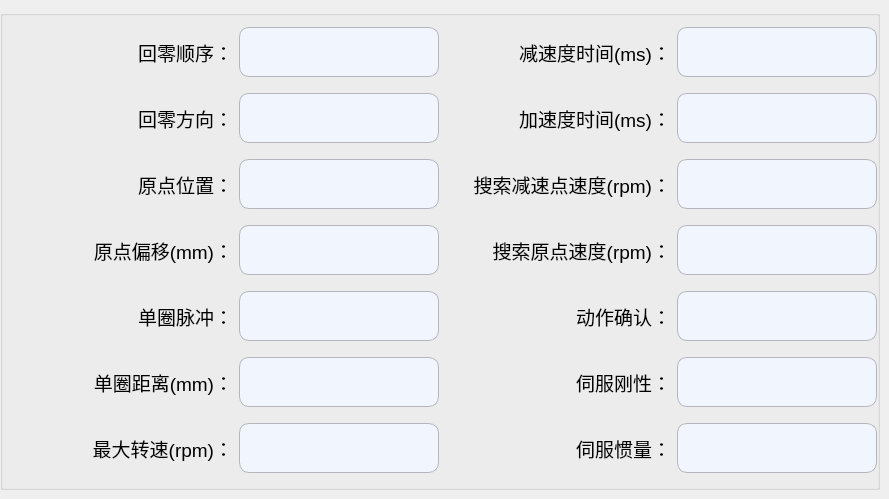
     <widget class="QWidget" name="page_7">
      <widget class="QGroupBox" name="groupBox">
       <property name="geometry">
        <rect>
         <x>0</x>
         <y>10</y>
         <width>880</width>
         <height>480</height>
        </rect>
       </property>
       <property name="minimumSize">
        <size>
         <width>880</width>
         <height>480</height>
        </size>
       </property>
       <property name="maximumSize">
        <size>
         <width>880</width>
         <height>480</height>
        </size>
       </property>
       <property name="styleSheet">
        <string notr="true"/>
       </property>
       <property name="title">
        <string/>
       </property>
       <widget class="QWidget" name="layoutWidget">
        <property name="geometry">
         <rect>
          <x>6</x>
          <y>7</y>
          <width>871</width>
          <height>471</height>
         </rect>
        </property>
        <layout class="QGridLayout" name="gridLayout">
         <item row="0" column="0">
          <widget class="QLabel" name="label">
           <property name="font">
            <font>
             <pointsize>14</pointsize>
            </font>
           </property>
           <property name="layoutDirection">
            <enum>Qt::LeftToRight</enum>
           </property>
           <property name="text">
            <string>回零顺序：</string>
           </property>
           <property name="alignment">
            <set>Qt::AlignRight|Qt::AlignTrailing|Qt::AlignVCenter</set>
           </property>
          </widget>
         </item>
         <item row="0" column="1">
          <widget class="QLineEdit" name="lineEdit">
           <property name="minimumSize">
            <size>
             <width>200</width>
             <height>50</height>
            </size>
           </property>
           <property name="maximumSize">
            <size>
             <width>200</width>
             <height>50</height>
            </size>
           </property>
           <property name="font">
            <font>
             <pointsize>14</pointsize>
            </font>
           </property>
           <property name="styleSheet">
            <string notr="true">QLineEdit
{
    background-color:#F1F5FE;
    border-style:solid; /*边框风格*/
    border-width:1px;/*边框宽度*/
    border-color:#B4B6BC; /*边框颜色*/
    border-radius:10px; /*边框倒角*/
}</string>
           </property>
          </widget>
         </item>
         <item row="0" column="2">
          <widget class="QLabel" name="label_7">
           <property name="font">
            <font>
             <pointsize>14</pointsize>
            </font>
           </property>
           <property name="layoutDirection">
            <enum>Qt::LeftToRight</enum>
           </property>
           <property name="text">
            <string>减速度时间(ms)：</string>
           </property>
           <property name="alignment">
            <set>Qt::AlignRight|Qt::AlignTrailing|Qt::AlignVCenter</set>
           </property>
          </widget>
         </item>
         <item row="0" column="3">
          <widget class="QLineEdit" name="lineEdit_6">
           <property name="minimumSize">
            <size>
             <width>200</width>
             <height>50</height>
            </size>
           </property>
           <property name="maximumSize">
            <size>
             <width>200</width>
             <height>50</height>
            </size>
           </property>
           <property name="font">
            <font>
             <pointsize>14</pointsize>
            </font>
           </property>
           <property name="styleSheet">
            <string notr="true">QLineEdit
{
    background-color:#F1F5FE;
    border-style:solid; /*边框风格*/
    border-width:1px;/*边框宽度*/
    border-color:#B4B6BC; /*边框颜色*/
    border-radius:10px; /*边框倒角*/
}</string>
           </property>
          </widget>
         </item>
         <item row="1" column="0">
          <widget class="QLabel" name="label_2">
           <property name="font">
            <font>
             <pointsize>14</pointsize>
            </font>
           </property>
           <property name="layoutDirection">
            <enum>Qt::LeftToRight</enum>
           </property>
           <property name="text">
            <string>回零方向：</string>
           </property>
           <property name="alignment">
            <set>Qt::AlignRight|Qt::AlignTrailing|Qt::AlignVCenter</set>
           </property>
          </widget>
         </item>
         <item row="1" column="1">
          <widget class="QLineEdit" name="lineEdit_2">
           <property name="minimumSize">
            <size>
             <width>200</width>
             <height>50</height>
            </size>
           </property>
           <property name="maximumSize">
            <size>
             <width>200</width>
             <height>50</height>
            </size>
           </property>
           <property name="font">
            <font>
             <pointsize>14</pointsize>
            </font>
           </property>
           <property name="styleSheet">
            <string notr="true">QLineEdit
{
    background-color:#F1F5FE;
    border-style:solid; /*边框风格*/
    border-width:1px;/*边框宽度*/
    border-color:#B4B6BC; /*边框颜色*/
    border-radius:10px; /*边框倒角*/
}</string>
           </property>
          </widget>
         </item>
         <item row="1" column="2">
          <widget class="QLabel" name="label_11">
           <property name="font">
            <font>
             <pointsize>14</pointsize>
            </font>
           </property>
           <property name="layoutDirection">
            <enum>Qt::LeftToRight</enum>
           </property>
           <property name="text">
            <string>加速度时间(ms)：</string>
           </property>
           <property name="alignment">
            <set>Qt::AlignRight|Qt::AlignTrailing|Qt::AlignVCenter</set>
           </property>
          </widget>
         </item>
         <item row="1" column="3">
          <widget class="QLineEdit" name="lineEdit_13">
           <property name="minimumSize">
            <size>
             <width>200</width>
             <height>50</height>
            </size>
           </property>
           <property name="maximumSize">
            <size>
             <width>200</width>
             <height>50</height>
            </size>
           </property>
           <property name="font">
            <font>
             <pointsize>14</pointsize>
            </font>
           </property>
           <property name="styleSheet">
            <string notr="true">QLineEdit
{
    background-color:#F1F5FE;
    border-style:solid; /*边框风格*/
    border-width:1px;/*边框宽度*/
    border-color:#B4B6BC; /*边框颜色*/
    border-radius:10px; /*边框倒角*/
}</string>
           </property>
          </widget>
         </item>
         <item row="2" column="0">
          <widget class="QLabel" name="label_4">
           <property name="font">
            <font>
             <pointsize>14</pointsize>
            </font>
           </property>
           <property name="layoutDirection">
            <enum>Qt::LeftToRight</enum>
           </property>
           <property name="text">
            <string>原点位置：</string>
           </property>
           <property name="alignment">
            <set>Qt::AlignRight|Qt::AlignTrailing|Qt::AlignVCenter</set>
           </property>
          </widget>
         </item>
         <item row="2" column="1">
          <widget class="QLineEdit" name="lineEdit_3">
           <property name="minimumSize">
            <size>
             <width>200</width>
             <height>50</height>
            </size>
           </property>
           <property name="maximumSize">
            <size>
             <width>200</width>
             <height>50</height>
            </size>
           </property>
           <property name="font">
            <font>
             <pointsize>14</pointsize>
            </font>
           </property>
           <property name="styleSheet">
            <string notr="true">QLineEdit
{
    background-color:#F1F5FE;
    border-style:solid; /*边框风格*/
    border-width:1px;/*边框宽度*/
    border-color:#B4B6BC; /*边框颜色*/
    border-radius:10px; /*边框倒角*/
}</string>
           </property>
          </widget>
         </item>
         <item row="2" column="2">
          <widget class="QLabel" name="label_9">
           <property name="font">
            <font>
             <pointsize>14</pointsize>
            </font>
           </property>
           <property name="layoutDirection">
            <enum>Qt::LeftToRight</enum>
           </property>
           <property name="text">
            <string>搜索减速点速度(rpm)：</string>
           </property>
           <property name="alignment">
            <set>Qt::AlignRight|Qt::AlignTrailing|Qt::AlignVCenter</set>
           </property>
          </widget>
         </item>
         <item row="2" column="3">
          <widget class="QLineEdit" name="lineEdit_10">
           <property name="minimumSize">
            <size>
             <width>200</width>
             <height>50</height>
            </size>
           </property>
           <property name="maximumSize">
            <size>
             <width>200</width>
             <height>50</height>
            </size>
           </property>
           <property name="font">
            <font>
             <pointsize>14</pointsize>
            </font>
           </property>
           <property name="styleSheet">
            <string notr="true">QLineEdit
{
    background-color:#F1F5FE;
    border-style:solid; /*边框风格*/
    border-width:1px;/*边框宽度*/
    border-color:#B4B6BC; /*边框颜色*/
    border-radius:10px; /*边框倒角*/
}</string>
           </property>
          </widget>
         </item>
         <item row="3" column="0">
          <widget class="QLabel" name="label_3">
           <property name="font">
            <font>
             <pointsize>14</pointsize>
            </font>
           </property>
           <property name="layoutDirection">
            <enum>Qt::LeftToRight</enum>
           </property>
           <property name="text">
            <string>原点偏移(mm)：</string>
           </property>
           <property name="alignment">
            <set>Qt::AlignRight|Qt::AlignTrailing|Qt::AlignVCenter</set>
           </property>
          </widget>
         </item>
         <item row="3" column="1">
          <widget class="QLineEdit" name="lineEdit_4">
           <property name="minimumSize">
            <size>
             <width>200</width>
             <height>50</height>
            </size>
           </property>
           <property name="maximumSize">
            <size>
             <width>200</width>
             <height>50</height>
            </size>
           </property>
           <property name="font">
            <font>
             <pointsize>14</pointsize>
            </font>
           </property>
           <property name="styleSheet">
            <string notr="true">QLineEdit
{
    background-color:#F1F5FE;
    border-style:solid; /*边框风格*/
    border-width:1px;/*边框宽度*/
    border-color:#B4B6BC; /*边框颜色*/
    border-radius:10px; /*边框倒角*/
}</string>
           </property>
          </widget>
         </item>
         <item row="3" column="2">
          <widget class="QLabel" name="label_10">
           <property name="font">
            <font>
             <pointsize>14</pointsize>
            </font>
           </property>
           <property name="layoutDirection">
            <enum>Qt::LeftToRight</enum>
           </property>
           <property name="text">
            <string>搜索原点速度(rpm)：</string>
           </property>
           <property name="alignment">
            <set>Qt::AlignRight|Qt::AlignTrailing|Qt::AlignVCenter</set>
           </property>
          </widget>
         </item>
         <item row="3" column="3">
          <widget class="QLineEdit" name="lineEdit_12">
           <property name="minimumSize">
            <size>
             <width>200</width>
             <height>50</height>
            </size>
           </property>
           <property name="maximumSize">
            <size>
             <width>200</width>
             <height>50</height>
            </size>
           </property>
           <property name="font">
            <font>
             <pointsize>14</pointsize>
            </font>
           </property>
           <property name="styleSheet">
            <string notr="true">QLineEdit
{
    background-color:#F1F5FE;
    border-style:solid; /*边框风格*/
    border-width:1px;/*边框宽度*/
    border-color:#B4B6BC; /*边框颜色*/
    border-radius:10px; /*边框倒角*/
}</string>
           </property>
          </widget>
         </item>
         <item row="4" column="0">
          <widget class="QLabel" name="label_6">
           <property name="font">
            <font>
             <pointsize>14</pointsize>
            </font>
           </property>
           <property name="layoutDirection">
            <enum>Qt::LeftToRight</enum>
           </property>
           <property name="text">
            <string>单圈脉冲：</string>
           </property>
           <property name="alignment">
            <set>Qt::AlignRight|Qt::AlignTrailing|Qt::AlignVCenter</set>
           </property>
          </widget>
         </item>
         <item row="4" column="1">
          <widget class="QLineEdit" name="lineEdit_5">
           <property name="minimumSize">
            <size>
             <width>200</width>
             <height>50</height>
            </size>
           </property>
           <property name="maximumSize">
            <size>
             <width>200</width>
             <height>50</height>
            </size>
           </property>
           <property name="font">
            <font>
             <pointsize>14</pointsize>
            </font>
           </property>
           <property name="styleSheet">
            <string notr="true">QLineEdit
{
    background-color:#F1F5FE;
    border-style:solid; /*边框风格*/
    border-width:1px;/*边框宽度*/
    border-color:#B4B6BC; /*边框颜色*/
    border-radius:10px; /*边框倒角*/
}</string>
           </property>
          </widget>
         </item>
         <item row="4" column="2">
          <widget class="QLabel" name="label_52">
           <property name="font">
            <font>
             <pointsize>14</pointsize>
            </font>
           </property>
           <property name="layoutDirection">
            <enum>Qt::LeftToRight</enum>
           </property>
           <property name="text">
            <string>动作确认：</string>
           </property>
           <property name="alignment">
            <set>Qt::AlignRight|Qt::AlignTrailing|Qt::AlignVCenter</set>
           </property>
          </widget>
         </item>
         <item row="4" column="3">
          <widget class="QLineEdit" name="lineEdit_7">
           <property name="minimumSize">
            <size>
             <width>200</width>
             <height>50</height>
            </size>
           </property>
           <property name="maximumSize">
            <size>
             <width>200</width>
             <height>50</height>
            </size>
           </property>
           <property name="font">
            <font>
             <pointsize>14</pointsize>
            </font>
           </property>
           <property name="styleSheet">
            <string notr="true">QLineEdit
{
    background-color:#F1F5FE;
    border-style:solid; /*边框风格*/
    border-width:1px;/*边框宽度*/
    border-color:#B4B6BC; /*边框颜色*/
    border-radius:10px; /*边框倒角*/
}</string>
           </property>
          </widget>
         </item>
         <item row="5" column="0">
          <widget class="QLabel" name="label_5">
           <property name="font">
            <font>
             <pointsize>14</pointsize>
            </font>
           </property>
           <property name="layoutDirection">
            <enum>Qt::LeftToRight</enum>
           </property>
           <property name="text">
            <string>单圈距离(mm)：</string>
           </property>
           <property name="alignment">
            <set>Qt::AlignRight|Qt::AlignTrailing|Qt::AlignVCenter</set>
           </property>
          </widget>
         </item>
         <item row="5" column="1">
          <widget class="QLineEdit" name="lineEdit_11">
           <property name="minimumSize">
            <size>
             <width>200</width>
             <height>50</height>
            </size>
           </property>
           <property name="maximumSize">
            <size>
             <width>200</width>
             <height>50</height>
            </size>
           </property>
           <property name="font">
            <font>
             <pointsize>14</pointsize>
            </font>
           </property>
           <property name="styleSheet">
            <string notr="true">QLineEdit
{
    background-color:#F1F5FE;
    border-style:solid; /*边框风格*/
    border-width:1px;/*边框宽度*/
    border-color:#B4B6BC; /*边框颜色*/
    border-radius:10px; /*边框倒角*/
}</string>
           </property>
          </widget>
         </item>
         <item row="5" column="2">
          <widget class="QLabel" name="label_51">
           <property name="font">
            <font>
             <pointsize>14</pointsize>
            </font>
           </property>
           <property name="layoutDirection">
            <enum>Qt::LeftToRight</enum>
           </property>
           <property name="text">
            <string>伺服刚性：</string>
           </property>
           <property name="alignment">
            <set>Qt::AlignRight|Qt::AlignTrailing|Qt::AlignVCenter</set>
           </property>
          </widget>
         </item>
         <item row="5" column="3">
          <widget class="QLineEdit" name="lineEdit_9">
           <property name="minimumSize">
            <size>
             <width>200</width>
             <height>50</height>
            </size>
           </property>
           <property name="maximumSize">
            <size>
             <width>200</width>
             <height>50</height>
            </size>
           </property>
           <property name="font">
            <font>
             <pointsize>14</pointsize>
            </font>
           </property>
           <property name="styleSheet">
            <string notr="true">QLineEdit
{
    background-color:#F1F5FE;
    border-style:solid; /*边框风格*/
    border-width:1px;/*边框宽度*/
    border-color:#B4B6BC; /*边框颜色*/
    border-radius:10px; /*边框倒角*/
}</string>
           </property>
          </widget>
         </item>
         <item row="6" column="0">
          <widget class="QLabel" name="label_8">
           <property name="font">
            <font>
             <pointsize>14</pointsize>
            </font>
           </property>
           <property name="layoutDirection">
            <enum>Qt::LeftToRight</enum>
           </property>
           <property name="text">
            <string>最大转速(rpm)：</string>
           </property>
           <property name="alignment">
            <set>Qt::AlignRight|Qt::AlignTrailing|Qt::AlignVCenter</set>
           </property>
          </widget>
         </item>
         <item row="6" column="1">
          <widget class="QLineEdit" name="lineEdit_8">
           <property name="minimumSize">
            <size>
             <width>200</width>
             <height>50</height>
            </size>
           </property>
           <property name="maximumSize">
            <size>
             <width>200</width>
             <height>50</height>
            </size>
           </property>
           <property name="font">
            <font>
             <pointsize>14</pointsize>
            </font>
           </property>
           <property name="styleSheet">
            <string notr="true">QLineEdit
{
    background-color:#F1F5FE;
    border-style:solid; /*边框风格*/
    border-width:1px;/*边框宽度*/
    border-color:#B4B6BC; /*边框颜色*/
    border-radius:10px; /*边框倒角*/
}</string>
           </property>
          </widget>
         </item>
         <item row="6" column="2">
          <widget class="QLabel" name="label_50">
           <property name="font">
            <font>
             <pointsize>14</pointsize>
            </font>
           </property>
           <property name="layoutDirection">
            <enum>Qt::LeftToRight</enum>
           </property>
           <property name="text">
            <string>伺服惯量：</string>
           </property>
           <property name="alignment">
            <set>Qt::AlignRight|Qt::AlignTrailing|Qt::AlignVCenter</set>
           </property>
          </widget>
         </item>
         <item row="6" column="3">
          <widget class="QLineEdit" name="lineEdit_14">
           <property name="minimumSize">
            <size>
             <width>200</width>
             <height>50</height>
            </size>
           </property>
           <property name="maximumSize">
            <size>
             <width>200</width>
             <height>50</height>
            </size>
           </property>
           <property name="font">
            <font>
             <pointsize>14</pointsize>
            </font>
           </property>
           <property name="styleSheet">
            <string notr="true">QLineEdit
{
    background-color:#F1F5FE;
    border-style:solid; /*边框风格*/
    border-width:1px;/*边框宽度*/
    border-color:#B4B6BC; /*边框颜色*/
    border-radius:10px; /*边框倒角*/
}</string>
           </property>
          </widget>
         </item>
        </layout>
       </widget>
      </widget>
     </widget>
